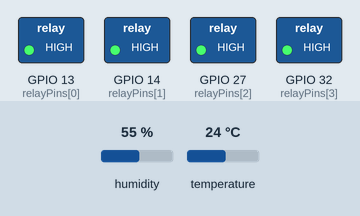
This sketch was run on a simulated ESP32. On the bench: switched loads named in the sketch (green lamp = pin HIGH). Inputs (shaded band) come from the test bench; at power-on: humidity 55 %, temperature 24 °C. WiFi joins after 1.5 s; servers stay silent unless stated; random numbers use the default seed unless the sketch sets one; no MQTT or app messages arrive unless stated; what the sketch prints to the serial monitor is not drawn.

Above: at 2.7 s.
2.8 s: humidity set to 68 %
6.5 s: humidity set to 71 %
At 11.2 s:
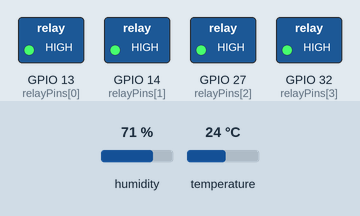
11.5 s: temperature set to 29.6 °C
16.2 s: temperature set to 30.6 °C
At 20.3 s:
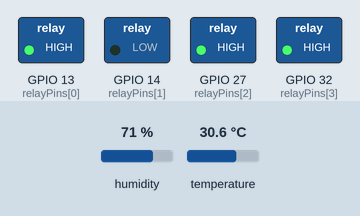
21.5 s: humidity set to 22 %
At 25.3 s:
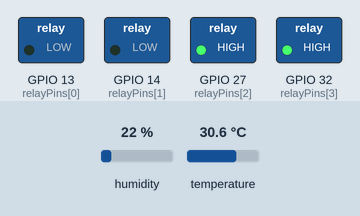
Timing chart, 0 to 26.8 s (numbered marks = the images above; inputs shaded):
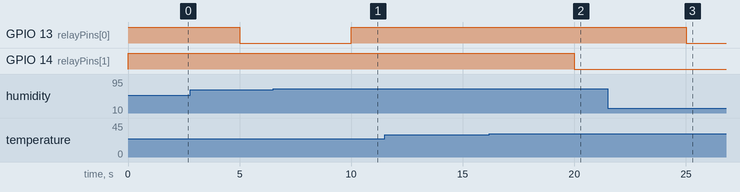

Measured:
- the behaviour switches between 30 and 30.1 °C on temperature (found by bisection; images 1 and 2)
- after the input at 6.5 s, GPIO 13 (relayPins[0]): LOW → HIGH after 3.5 s
- after the input at 11.5 s, every drawn part: stays the same
- after the input at 16.2 s, GPIO 14 (relayPins[1]): HIGH → LOW after 3.8 s
- after the input at 21.5 s, GPIO 13 (relayPins[0]): HIGH → LOW after 3.5 s

The sketch:

iot_janggelin.ino
```cpp
#include <WiFi.h>
#include <PubSubClient.h>
#include "DHT.h"
#include <ArduinoJson.h>

// ========== KONFIGURASI WIFI ==========
const char* ssid = "IQOOZ7";
const char* password = "inisemuasalahrenjana";

// ========== KONFIGURASI MQTT ==========
const char* mqtt_server = "test.mosquitto.org";
const int mqtt_port = 1883;
const char* mqtt_topic_pub = "janggelin/sensor-dht22";
const char* mqtt_topic_pub_control = "janggelin/device-control";
const char* mqtt_topic_sub_limit = "janggelin/optimal-limit";

WiFiClient espClient;
PubSubClient client(espClient);

// ========== KONFIGURASI DHT22 ==========
#define DHTPIN 4
#define DHTTYPE DHT22
DHT dht(DHTPIN, DHTTYPE);

// ========== KONFIGURASI RELAY ==========
const int relayPins[4] = {13, 14, 27, 32};
bool relayStates[4] = {false, false, false, false};

// ========== BATAS OPTIMAL (default) ==========
float minTemp = 26.0;
float maxTemp = 30.0;
float minHumid = 70.0;
float maxHumid = 90.0;
bool limitReceived = false;

// ========== SETUP ==========
void setup() {
  Serial.begin(115200);
  dht.begin();

  for (int i = 0; i < 4; i++) {
    pinMode(relayPins[i], OUTPUT);
    digitalWrite(relayPins[i], HIGH);
  }

  setupWiFi();
  client.setServer(mqtt_server, mqtt_port);
  client.setCallback(mqttCallback);
}

// ========== LOOP ==========
void loop() {
  if (!client.connected()) {
    reconnectMQTT();
  }
  client.loop();

  static unsigned long lastReadTime = 0;
  if (millis() - lastReadTime >= 5000) {
    lastReadTime = millis();
    float h = dht.readHumidity();
    float t = dht.readTemperature();

    if (isnan(h) || isnan(t)) {
      Serial.println("Gagal membaca sensor DHT!");
      return;
    }

    publishSensorData(t, h);
    autoActuatorControl(t, h);
  }
}

// ========== WIFI ==========
void setupWiFi() {
  WiFi.begin(ssid, password);
  Serial.print("Menghubungkan ke WiFi");
  while (WiFi.status() != WL_CONNECTED) {
    delay(500);
    Serial.print(".");
  }
  Serial.println("\nWiFi terhubung. IP: " + WiFi.localIP().toString());
}

// ========== MQTT ==========
void reconnectMQTT() {
  while (!client.connected()) {
    Serial.print("Menghubungkan ke MQTT...");
    String clientId = "ESP32Client-" + String(random(0xffff), HEX);
    if (client.connect(clientId.c_str())) {
      Serial.println("Berhasil!");
      client.subscribe(mqtt_topic_sub_limit);
    } else {
      Serial.print("Gagal (rc=");
      Serial.print(client.state());
      Serial.println("), coba lagi dalam 5 detik...");
      delay(5000);
    }
  }
}

// ========== KIRIM DATA SENSOR ==========
void publishSensorData(float t, float h) {
  StaticJsonDocument<100> doc;
  doc["suhu"] = t;
  doc["kelembaban"] = h;

  char buffer[100];
  serializeJson(doc, buffer);
  client.publish(mqtt_topic_pub, buffer);
  Serial.println("Data terkirim: " + String(buffer));
}

// ========== KONTROL OTOMATIS BERDASARKAN BATAS ==========
void autoActuatorControl(float t, float h) {
  bool isTempOptimal = (t >= minTemp && t <= maxTemp);
  bool isHumidOptimal = (h >= minHumid && h <= maxHumid);

  // Relay 1 = pompa, Relay 2 = kipas, Relay 3 = humidifier
  if (isTempOptimal && isHumidOptimal) {
    setRelay(1, false);
    setRelay(2, false);
    // setRelay(3, false);
    return;
  }

  // if (!isTempOptimal && t <= minTemp) {
  //   setRelay(3, true);
  // } else {
  //   setRelay(3, false);
  // }

  if (!isTempOptimal && t >= maxTemp) {
    setRelay(2, true);
  } else if (isTempOptimal && h <= maxHumid) {
    setRelay(2, false);
  }

  if (!isHumidOptimal && h >= maxHumid) {
    setRelay(2, true);
  }

  if (!isHumidOptimal && h <= minHumid) {
    setRelay(1, true);
  } else {
    setRelay(1, false);
  }
}

// ========== ATUR RELAY ==========
void setRelay(int relayNum, bool turnOn) {
  int index = relayNum - 1;
  if (index < 0 || index >= 4) return;

  digitalWrite(relayPins[index], turnOn ? LOW : HIGH);
  relayStates[index] = turnOn;

  Serial.println("Relay " + String(relayNum) + " -> " + (turnOn ? "ON" : "OFF"));

  int fkPerangkat = 0;
  switch (relayNum) {
    case 1:
      fkPerangkat = 1; // Pompa
      break;
    case 2:
      fkPerangkat = 2; // Kipas
      break;
    default:
      fkPerangkat = relayNum;
      break;
  }

  StaticJsonDocument<100> doc;
  doc["status"] = turnOn ? "ON" : "OFF";
  doc["fk_perangkat"] = fkPerangkat;

  char buffer[100];
  serializeJson(doc, buffer);
  client.publish(mqtt_topic_pub_control, buffer);
  Serial.println("Status kontrol dikirim: " + String(buffer));
}

// ========== CALLBACK MQTT ==========
void mqttCallback(char* topic, byte* payload, unsigned int length) {
  Serial.print("Pesan MQTT diterima [");
  Serial.print(topic);
  Serial.print("]: ");

  payload[length] = '\0';
  String message = String((char*)payload);
  Serial.println(message);

  if (String(topic) == mqtt_topic_sub_limit) {
    StaticJsonDocument<200> doc;
    DeserializationError error = deserializeJson(doc, payload);
    if (error) {
      Serial.println("Gagal parsing batas optimal: " + String(error.c_str()));
      return;
    }

    minTemp = doc["minTemperature"] | minTemp;
    maxTemp = doc["maxTemperature"] | maxTemp;
    minHumid = doc["minHumidity"] | minHumid;
    maxHumid = doc["maxHumidity"] | maxHumid;
    limitReceived = true;

    Serial.println("Batas optimal diterima:");
    Serial.printf("- Suhu: %.2f ~ %.2f\n", minTemp, maxTemp);
    Serial.printf("- Kelembapan: %.2f ~ %.2f\n", minHumid, maxHumid);
  }
}
```
